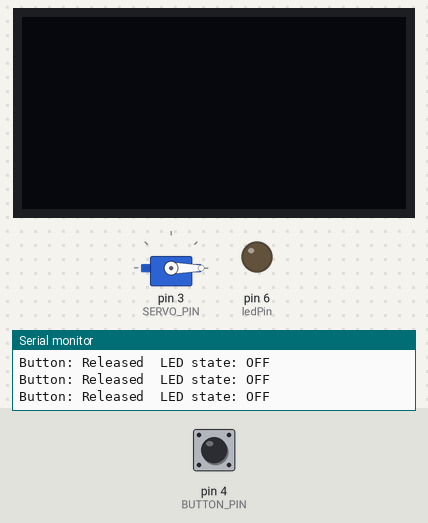
Bench run of a sketch on a simulated Arduino Uno, built with avr-gcc and run on an emulated ATmega328P. Shown: 128×64 one-colour display, servo, output pins drawn as LEDs (lit = HIGH), the last lines printed to the serial monitor. The inputs (shaded band) are chosen by the test bench; at power-on: pin 4 (BUTTON_PIN) HIGH.

Above: at 1.2 s.
1.3 s: pin 4 (BUTTON_PIN) pulled LOW for 0.15 s
At 2.4 s:
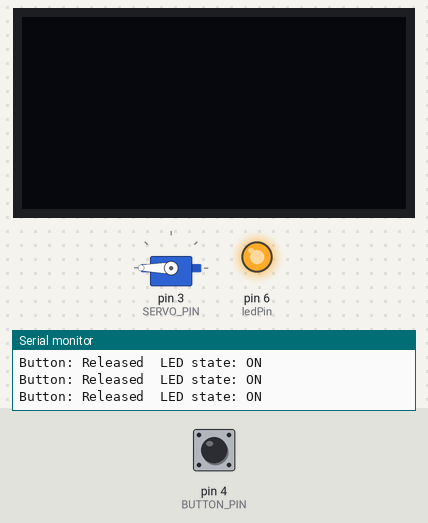
4.4 s: pin 4 (BUTTON_PIN) pulled LOW for 1 s
At 5.3 s:
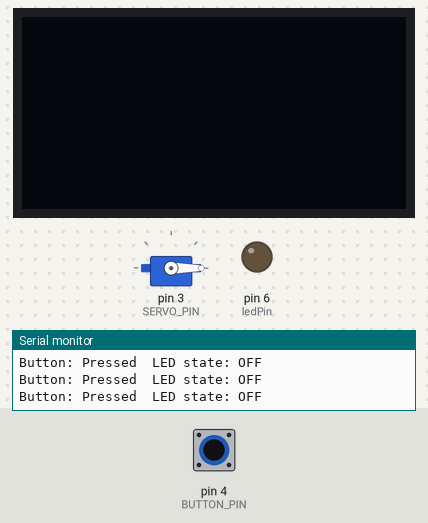
6.9 s: pin 4 (BUTTON_PIN) pulled LOW for 3.2 s
At 9.8 s:
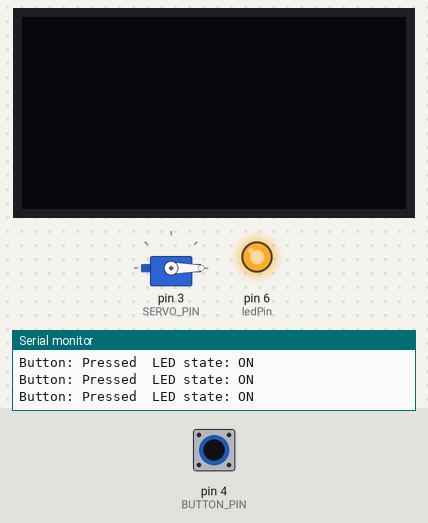
11.6 s: pin 4 (BUTTON_PIN) driven LOW
At 12.5 s:
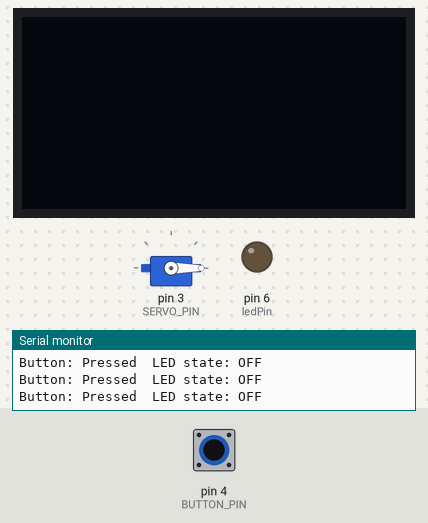
Timing chart, 0 to 14.6 s (numbered marks = the images above; inputs shaded):
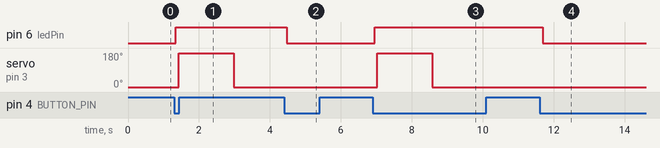

Measured:
- after the input at 1.3 s, pin 6 (ledPin): LOW → HIGH after 0.05 s; servo on pin 3 (SERVO_PIN): 0° → 180° after 0.13 s, → 0° 1.6 s later
- after the input at 4.4 s, pin 6 (ledPin): HIGH → LOW after 0.08 s
- after the input at 6.9 s, pin 6 (ledPin): LOW → HIGH after 0.05 s; servo on pin 3 (SERVO_PIN): 0° → 180° after 0.13 s, → 0° 1.6 s later
- after the input at 11.6 s, pin 6 (ledPin): HIGH → LOW after 0.09 s

The sketch:

ODM_arm.ino
```cpp
#define button 4
#include <Servo.h>  // needs the Servo library installed
#include <Wire.h>
#include "Arduino_SensorKit.h"

int button_state = 0;

const int BUTTON_PIN = 4;  // Grove Button on D4
const int SERVO_PIN = 3;     // Grove SERVO on D3
const int buttonPin = 4;  // Grove Button on D4
const int ledPin = 6;     // Grove LED on D6 (change if yours differs)

bool ledState = false;        // shared: drives both the LED and the servo
int lastButtonState = HIGH;   // remembers the previous reading (INPUT_PULLUP idles HIGH)

Servo myServo;

void setup() {
  button_sensor_setup(); // creates a on and off button for the entire arm
  oled_sensor_setup(); // has a screen for arm details
  servo_motor_setup(); // has a screen for arm details

}

void loop() {
  get_button_pressed_loop(); // button has turned on the arm
  get_screen_on_loop();      // screen follows ledState
  get_servo_movement_loop();
  delay(10);                 // one short delay for the whole loop
}
```

button_sensor.ino
```cpp
void button_sensor_setup() {
  pinMode(buttonPin, INPUT_PULLUP); // button pulls LOW when pressed
  pinMode(ledPin, OUTPUT);
  Serial.begin(115200);
}

void get_button_pressed_loop() {
  int buttonState = digitalRead(buttonPin);

  // Detect a new press: state went from HIGH (released) to LOW (pressed)
  if (buttonState == LOW && lastButtonState == HIGH) {
    ledState = !ledState; // toggle LED state
    delay(50); // simple debounce
  }

  lastButtonState = buttonState;

  digitalWrite(ledPin, ledState ? HIGH : LOW);

  Serial.print("Button: ");
  Serial.print(buttonState == LOW ? "Pressed" : "Released");
  Serial.print("  LED state: ");
  Serial.println(ledState ? "ON" : "OFF");

  // delay(10) removed: loop() now has the delay
}
```

oled_sensor.ino
```cpp
bool oledOn = false;           // set by the button
bool lastOledState = false; // remembers what the screen last showed
int lastOledButtonState = HIGH; // remembers the previous reading


void oled_sensor_setup() {
  Oled.begin();
  Oled.setFlipMode(true);   // sets the rotation of the screen
}


void get_screen_on_loop() {
  int buttonState = digitalRead(BUTTON_PIN); // Input

  // new press only: HIGH -> LOW
  if (buttonState == LOW && lastOledButtonState == HIGH) {
    oledOn = !oledOn;  // toggle
    Oled.clear();  // wipe the old image on each change
    Oled.refreshDisplay();  // make the screen go blank
  }
  lastOledButtonState = buttonState;

  if (oledOn) {
    Oled.setFont(u8x8_font_chroma48medium8_r);
    Oled.setCursor(51, 35);  // set the coordinates
    Oled.print("Battery:76%");  // print the text
    Oled.refreshDisplay();  // update the display
  }
}
```

servo_motor.ino
```cpp
void servo_motor_setup() {
  myServo.attach(SERVO_PIN);
  myServo.write(0);
}

bool lastServoState = false;
bool sweeping = false;
unsigned long sweepStart = 0;
const unsigned long HOLD_TIME = 1500;

void get_servo_movement_loop() {
  if (ledState != lastServoState) {
    if (ledState) {
      myServo.write(180);
      sweeping = true;
      sweepStart = millis();
    } else {
      myServo.write(0);
      sweeping = false;
    }
    lastServoState = ledState;
  }

  if (sweeping && millis() - sweepStart >= HOLD_TIME) {
    myServo.write(0);
    sweeping = false;
  }
}
```
